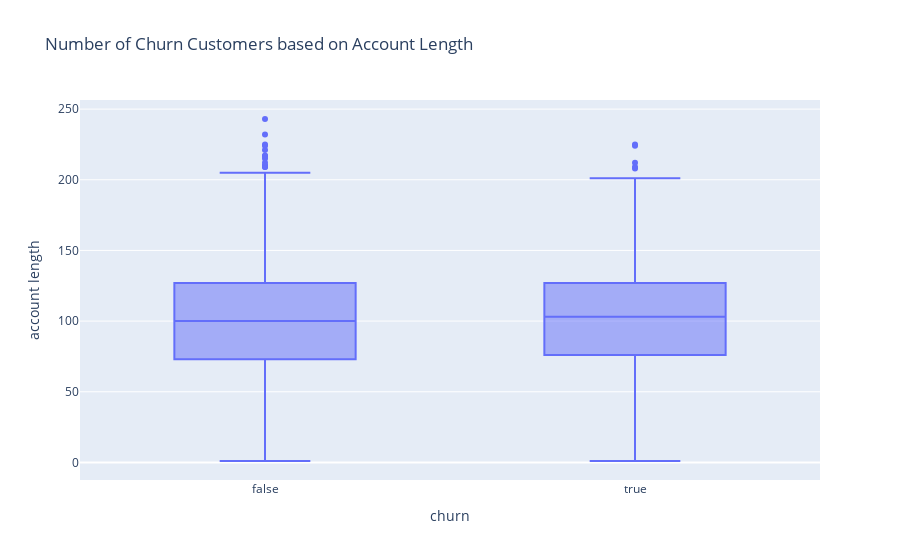

The notebook cell this image was saved under:
### Markdown cell above
we have found the most chuned customers come from this 5 states NJ,TX,MD,MI,NY

### Code cell
# a box plot of number of churn customers based on the account length
fig=px.box(df,x='churn',y='account length',title='Number of Churn Customers based on Account Length')
fig.show()

### Figure 1 — Plotly figure (JSON) as saved in the notebook; plotly's stock layout.template omitted (floating-point values rounded to 4 significant figures; data arrays with more than 128 entries replaced by an {"elided": "..."} marker saying what was removed)
{"data": [{"alignmentgroup": "True", "hovertemplate": "churn=%{x}<br>account length=%{y}<extra></extra>", "legendgroup": "", "marker": {"color": "#636efa"}, "name": "", "notched": false, "offsetgroup": "", "orientation": "v", "showlegend": false, "type": "box", "x": {"elided": "3333 bool values"}, "x0": " ", "xaxis": "x", "y": {"elided": "3333 int values"}, "y0": " ", "yaxis": "y"}], "layout": {"boxmode": "group", "legend": {"tracegroupgap": 0}, "title": {"text": "Number of Churn Customers based on Account Length"}, "xaxis": {"anchor": "y", "domain": [0, 1], "title": {"text": "churn"}}, "yaxis": {"anchor": "x", "domain": [0, 1], "title": {"text": "account length"}}}}
